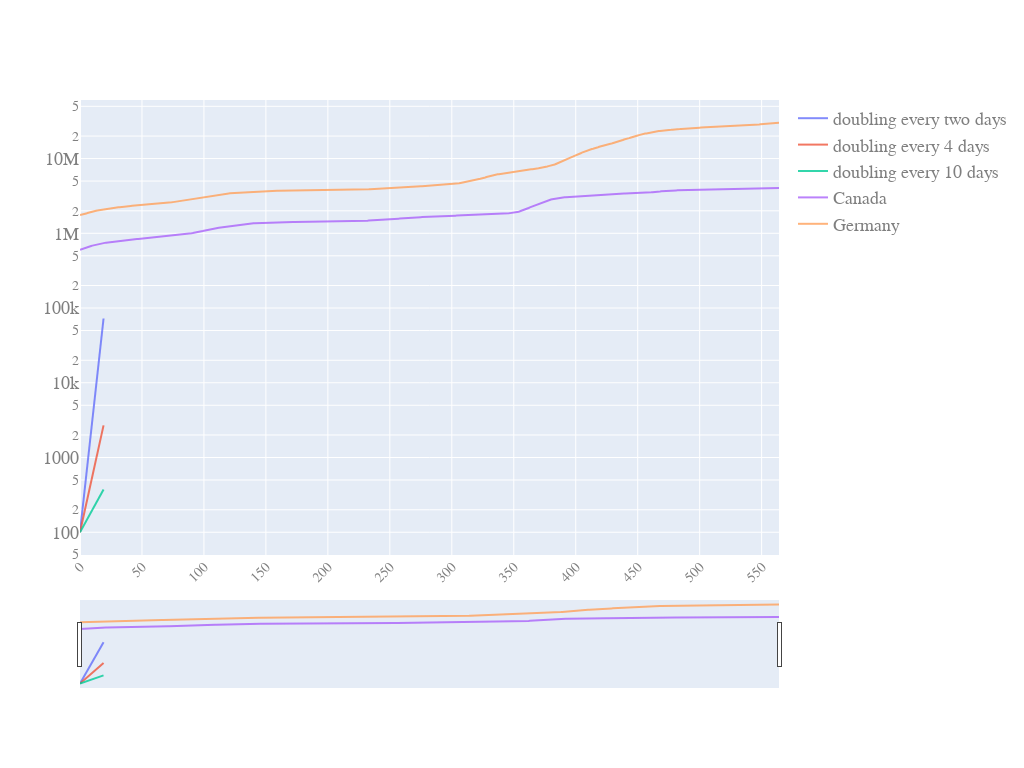

Notebook cell for this chart:
### Code cell
quick_plot(pd_sync_timelines_w_slope.date,
           pd_sync_timelines_w_slope.iloc[:,0:5],
           y_scale='log',
           slider=True)

### Figure 1 — Plotly figure (JSON) as saved in the notebook; plotly's stock layout.template omitted (floating-point values rounded to 4 significant figures; data arrays with more than 128 entries replaced by an {"elided": "..."} marker saying what was removed)
{"data": [{"name": "doubling every two days", "opacity": 0.8, "type": "scatter", "x": {"elided": "565 int values"}, "y": {"elided": "565 float values"}}, {"name": "doubling every 4 days", "opacity": 0.8, "type": "scatter", "x": {"elided": "565 int values"}, "y": {"elided": "565 float values"}}, {"name": "doubling every 10 days", "opacity": 0.8, "type": "scatter", "x": {"elided": "565 int values"}, "y": {"elided": "565 float values"}}, {"name": "Canada", "opacity": 0.8, "type": "scatter", "x": {"elided": "565 int values"}, "y": {"elided": "565 int values"}}, {"name": "Germany", "opacity": 0.8, "type": "scatter", "x": {"elided": "565 int values"}, "y": {"elided": "565 int values"}}], "layout": {"autosize": true, "font": {"color": "#7f7f7f", "family": "PT Sans, monospace", "size": 18}, "height": 768, "width": 1024, "xaxis": {"nticks": 20, "rangeslider": {"visible": true}, "tickangle": -45, "tickfont": {"color": "#7f7f7f", "size": 14}}, "yaxis": {"type": "log"}}}
